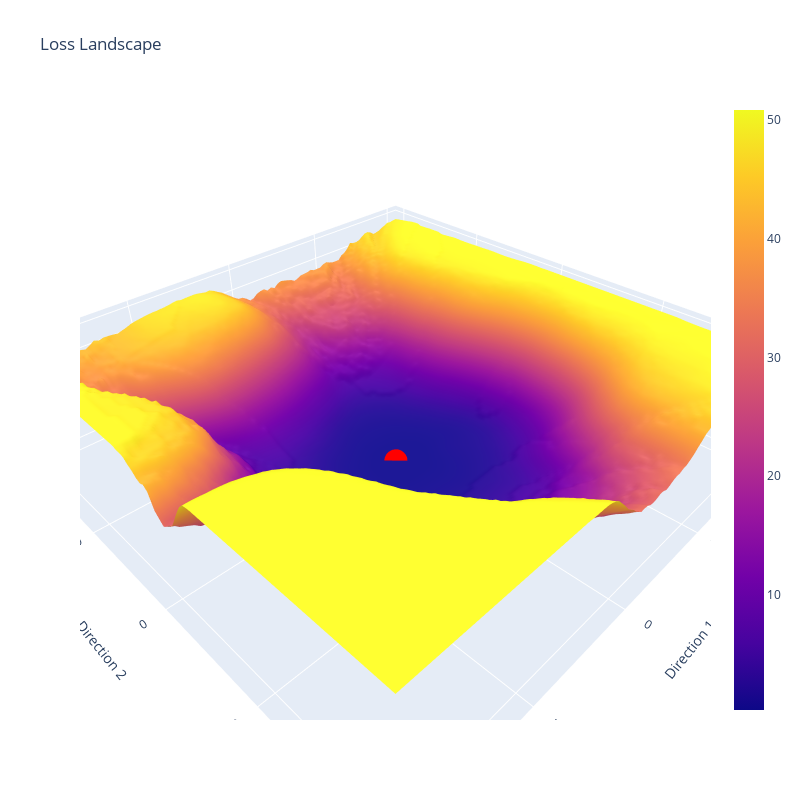

The notebook cell this image was saved under:
### Code cell
# Create 3D plot
X, Y = np.meshgrid(alpha_range.numpy(), alpha_range.numpy())

fig = go.Figure()
# Add surface plot
fig.add_trace(go.Surface(x=X, y=Y, z=loss_surface.numpy()))
# Add dot at origin (model params)
fig.add_trace(go.Scatter3d(x=[0], y=[0], z=[loss_surface[grid_size // 2, grid_size // 2].numpy()],
                           mode='markers',
                           marker=dict(size=8, color='red'),
                           name='Model Parameters'))

fig.update_layout(
    title='Loss Landscape',
    scene=dict(
        xaxis_title='Direction 1',
        yaxis_title='Direction 2',
        zaxis_title='Loss'
    ),
    width=800,
    height=800
)
fig.show()

### Figure 1 — Plotly figure (JSON) as saved in the notebook; plotly's stock layout.template omitted (floating-point values rounded to 4 significant figures; data arrays with more than 128 entries replaced by an {"elided": "..."} marker saying what was removed)
{"data": [{"x": {"elided": "100x100 float values"}, "y": {"elided": "100x100 float values"}, "z": {"elided": "100x100 float values"}, "type": "surface"}, {"marker": {"color": "red", "size": 8}, "mode": "markers", "name": "Model Parameters", "x": [0], "y": [0], "z": [0.2659], "type": "scatter3d"}], "layout": {"title": {"text": "Loss Landscape"}, "scene": {"xaxis": {"title": {"text": "Direction 1"}}, "yaxis": {"title": {"text": "Direction 2"}}, "zaxis": {"title": {"text": "Loss"}}}, "width": 800, "height": 800}}
